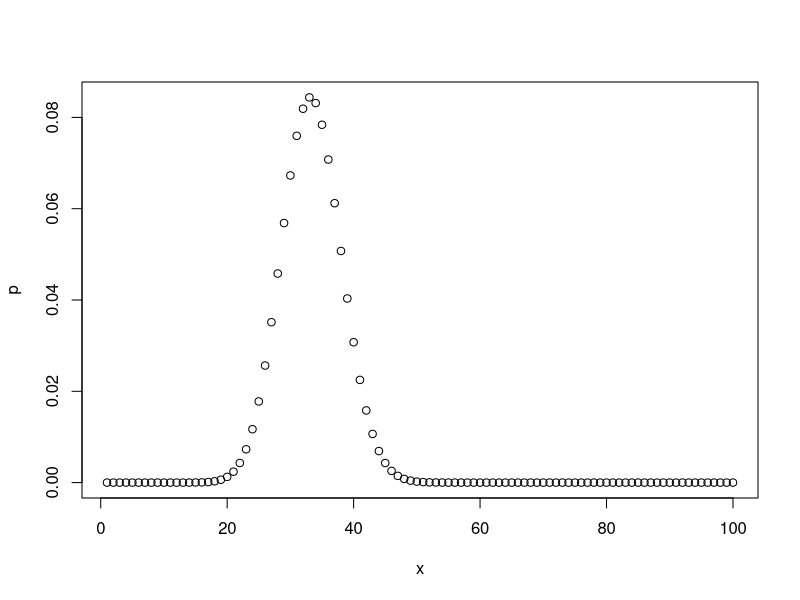
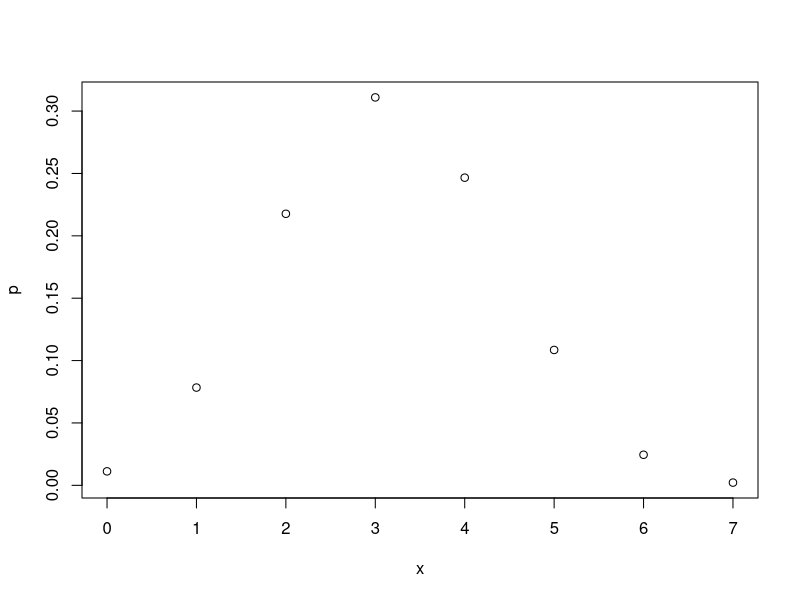
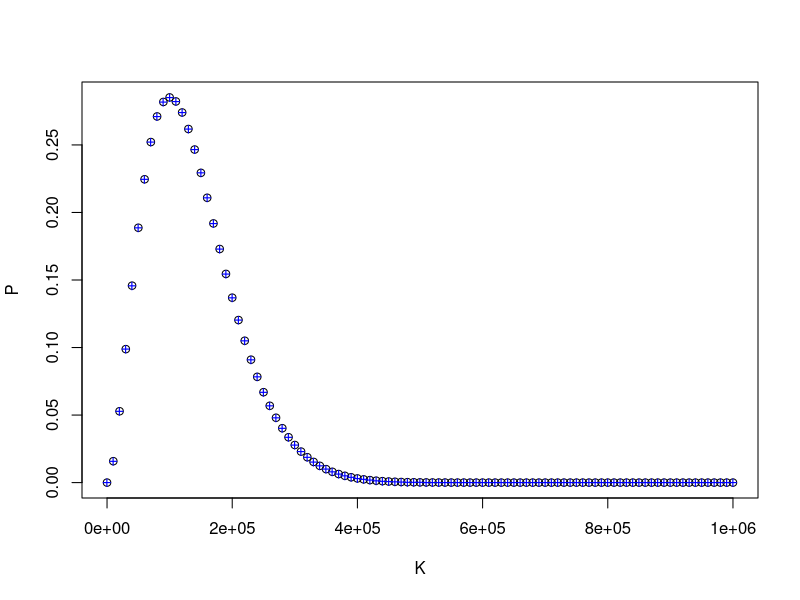
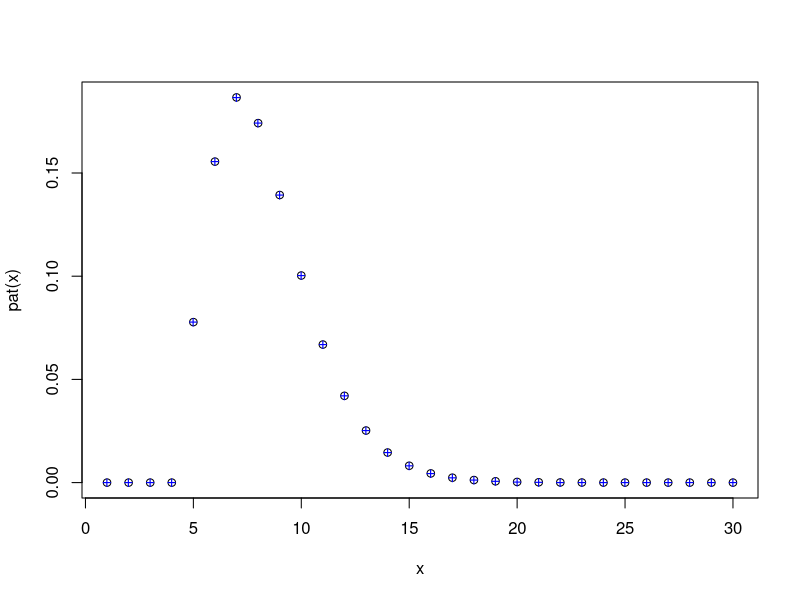
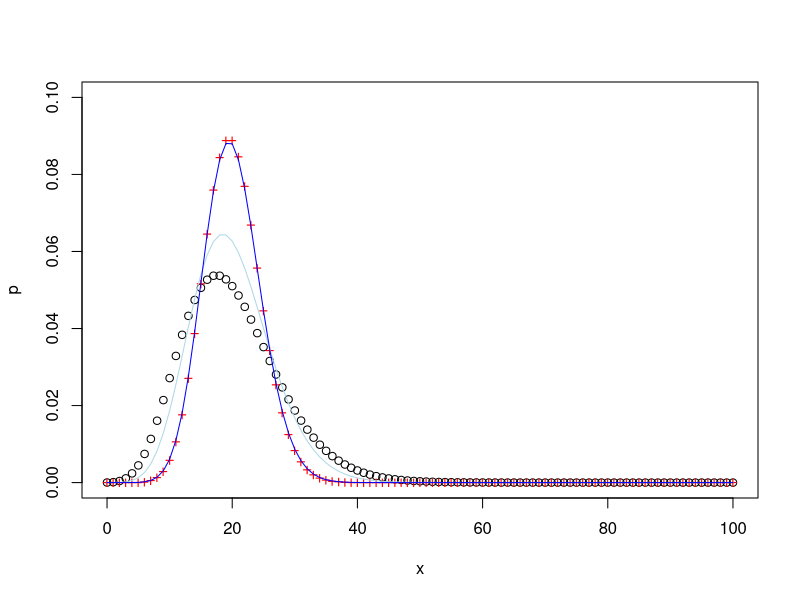
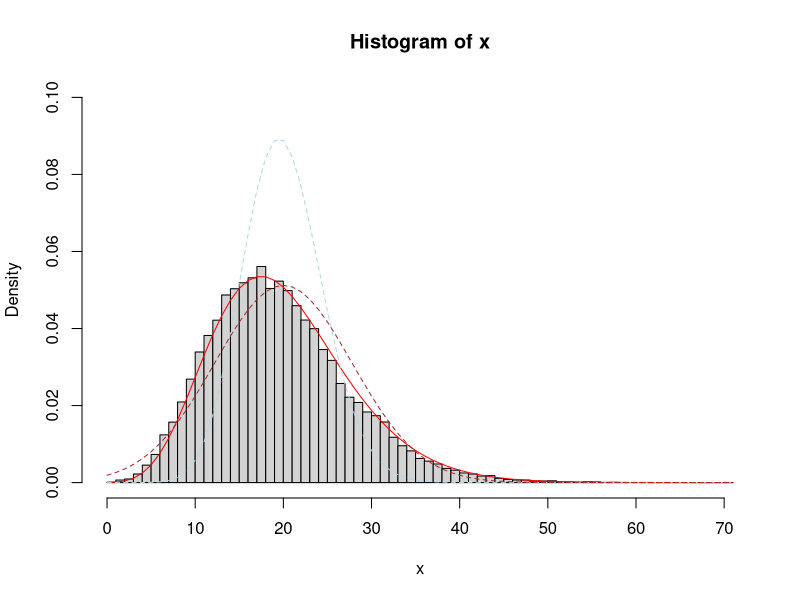
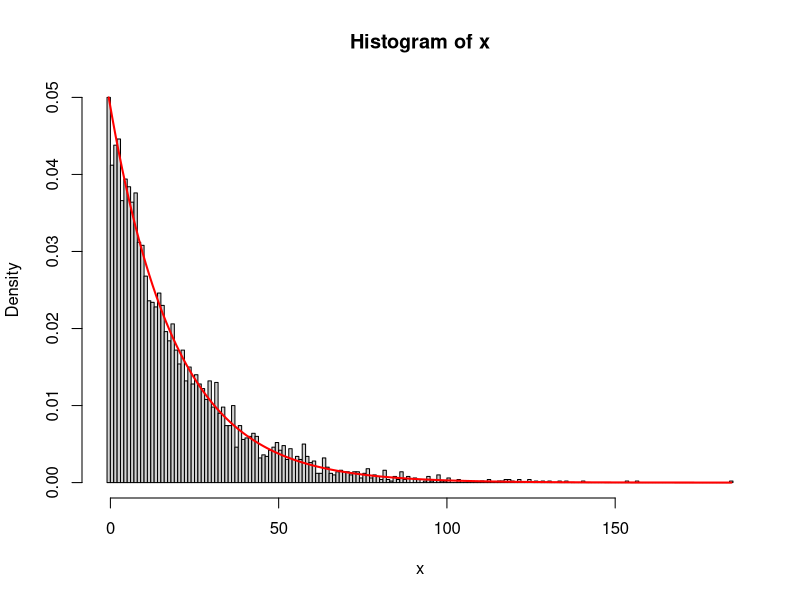
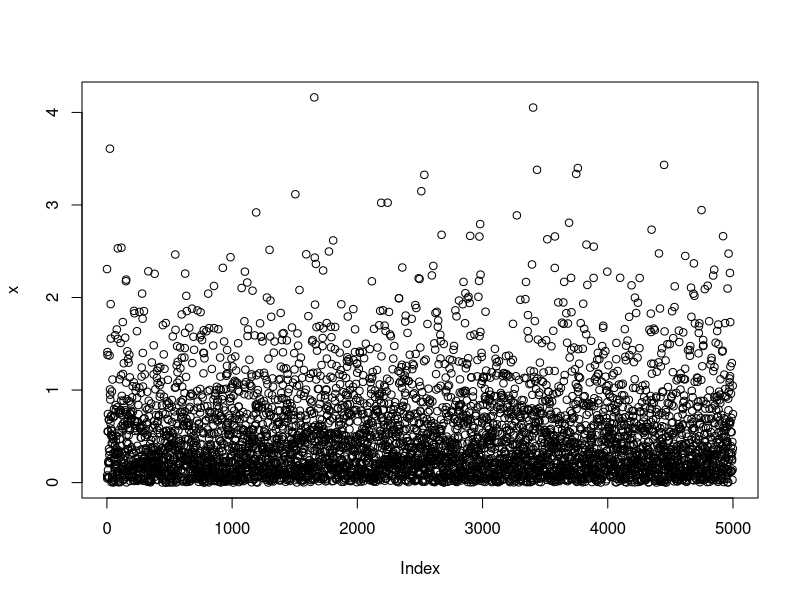

Write R code to recreate these figures, in order.
## ---- chunk 1
knitr::opts_chunk$set(echo = TRUE)
## ---- chunk 2
n = 100
x = seq(1,n)
p = dbinom(x,n,1/3)
plot(x,p)
print(sum(x*p))
## ---- chunk 3
x = 0:7
p = dhyper(x,26,32,7)
plot(x,p)
p.cal = choose(26,6)*choose(32,1)/choose(32+26,7)
print(c(p[7],p.cal))
## ---- chunk 4
n = 4*13
h = 2
p1 = dhyper(3,13-h,n-h,5)
p2 = dhyper(5,13,n-h,5)
p = p1 + 3*p2
print(c(p1,p2,p))
## ---- chunk 5
N = 1e6
n = 20
k = 2
K = seq(0,N,N/100)
P = choose(K,k)*choose(N-K,n-k)/choose(N,n)
#p = dhyper(x,m,n,k) = choose(m,x)*choose(n,k-x)/choose(m+n,k)
#p = dhyper(x = k,m = K,n = N-K,k = n)
p = dhyper(2,K,N-K,20)
plot(K,P)
points(K,p,pch = "+",col = "blue")
## ---- chunk 6
n = 30
x = 1:n

pat = function(n){
  return(choose(n-1,n-5)*(1-0.4)^5*0.4^(n-5))
}

plot(x,pat(x))

p = dnbinom(x-5,5,0.6) #after 5 success, the thing stops.
points(x,p,pch="+",col = "blue")
## ---- chunk 7
m = 20
a = 0.1
x = 0:100
p = dnbinom(x,mu = m, size = 1/a)
plot(x,p,ylim = c(0,0.1))


p = dpois(x,m)
points(x,p,pch = "+",col = "red")

p = dnbinom(x,mu = m, size = 2/a)
points(x,p,pch = "o",type = "l",col = "lightblue")
p = dnbinom(x,mu = m, size = 100/a)
points(x,p,pch = "o",type = "l",col = "blue")
## ---- chunk 8
m = 20
a = 0.1
N = 3e4

x = rnbinom(N,size = 1/a,mu = m)
ms = mean(x)
vs = var(x)
as = (vs-ms)/ms^2
print(c(m,ms,a,as))

z = 0:max(x)
hx = hist(x,breaks = z,probability = T,ylim = c(0,0.1))
points(z,dnbinom(z,mu = ms, size = 1/as),type = "l",col = "red")
points(z,dpois(z,ms),type = "l",col = "lightblue",lty=2)
points(z,dnorm(z,mean = ms, sd = sqrt(vs)),type = "l",lty=2,col = "brown")
## ---- chunk 9
N = 5e3
p = 0.05
x = rgeom(N,p)
z = -1:max(x)
hx = hist(x,breaks = z,probability = T)
px = dgeom(0:max(x),p)
points(hx$mids,px,type = "l",lwd = 2,col = "red")

## ---- chunk 10
N = 5e3
x = rexp(N,rate = 2)
plot(x)
hx = hist(x,breaks = 100,probability = T)
mx = mean(x)
print(mx)
z = hx$mids
points(z,dexp(z,rate = 1/mx),pch = "o",col = "red")

y = rexp(N,rate = 3)
my = mean(y)

w = pmin(x,y)
hx = hist(w,breaks = 100,probability = T)
mw = mean(w)
print(mw)
z = hx$mids
points(z,dexp(z,rate = 1/mx+1/my),pch = "o",col = "red")

k = 5
w = 0;
for(i in 1:k){
  w = w + rexp(N,rate = 2)
}
hx = hist(w,breaks = 100,probability = T)
mw = mean(w)
print(mw)
z = hx$mids
points(z,dgamma(z,shape = k, rate = 2),pch = "o",col = "red")

r = 2
s = 12.3
k = 100
w = rexp(1*N*k,rate = 2)
Tp = matrix(data = w, ncol = k)
Tz = apply(Tp,1,cumsum)
Ns = apply(Tz<s,2,sum) #count how many events within s (sec)
cn = max(Ns)
z = 1:cn
hx = hist(Ns,breaks = 0.5+cn,probability = T,xlim = c(0,cn))
points(z-0.5,dpois(z,lambda = r*s),pch = "o",col = "red")

## ---- chunk 11
N = 5e3
x = rpois(N,2)
y = rpois(N,5)
w = rpois(N,7)
z =x + y+w
cn = max(z)
hz = hist(z,breaks = 0.5+cn,probability = T,xlim = c(0,cn))
p = dpois(1:cn,2+5+7)
points(1:cn - 0.5,p,col = "red")



## ---- chunk 12
N = 5e3
bk = 50
x = rnorm(N,0,1)
y = x^2
hx = hist(y,breaks = bk,probability = T,right = FALSE)
p = dchisq(hx$mids,1)
points(hx$mids,p,col = "red")

k = 13
y = 0
for(i in 1:k){
x = rnorm(N,0,1)
y = y + x^2
}
hx = hist(y,breaks = bk,probability = T)
p = dchisq(hx$mids,k)
points(hx$mids,p,col = "red")

## ---- chunk 13
N = 5e3
bk = 50

ka = 70
a = 0
for(i in 1:ka){
x = rnorm(N,0,1)
a = a + x^2
}

kb = 20 #it is in the denominator, it is better to make sure b is bigger to control the boundary of y
b = 0
for(i in 1:kb){
x = rnorm(N,0,1)
b = b + x^2
}

y = (a/ka) / (b/kb)

hx = hist(y,breaks = bk,probability = T)
p = df(hx$mids,ka,kb)
points(hx$mids,p,col = "red")


## ---- chunk 14
N = 5e3
bk = 100
n = 5
m = 7.2 #the population mean is 7.2

x = rnorm(N,m,2)
hx = hist(x,breaks = bk,probability = T)

make_some_t = function(x,n,m){
  X = sample(x,n)
  sx = sd(X)
  mx = mean(X)
  tX = (mx - m)/(sx/sqrt(n))
  return(tX)
}


tx = c()
for(i in 1:N){
  tx[i] = make_some_t(x,n,m)
}

hx = hist(tx,breaks = bk,probability = T)
points(hx$mids,dt(hx$mids,n-1),col = "red")
points(hx$mids,dnorm(hx$mids),type = "l",col = "blue")


#y = rnorm(round(N*(1-0.3*runif(1))),mean = m + runif(1),sd = 3+ runif(1))
y = rnorm(N,m,3)

make_some_t2 = function(x,nx,y,ny){
  #this is the classic t
  X = sample(x,nx)
  vx = var(X)
  mx = mean(X)
  
  Y = sample(y,ny)
  vy = var(Y)
  my = mean(Y)
  
  vv = ((nx-1)*vx + (ny-1)*vy)/(nx+ny-2)
  
  tX = (mx - my)/sqrt(vv/nx+vv/ny)
  return(tX)
}

make_some_t2w = function(x,nx,y,ny){
  #this is welch t
  X = sample(x,nx)
  vx = var(X)
  mx = mean(X)
  
  Y = sample(y,ny)
  vy = var(Y)
  my = mean(Y)
  
  tX = (mx - my)/sqrt(vx/nx+vy/ny)
  dfX = (vx/nx+vy/ny)/((vx/nx)^2/(ny-1)+(vy/ny)^2/(nx-1))
  return(list(t = tX, df = dfX,p = pt(tX,dfX)))
}

tx = c()
nx = 5
ny = 7
txw = matrix(nrow = N,ncol = 2)
for(i in 1:N){
  tx[i] = make_some_t2(x,nx,y,ny)
  sth = make_some_t2w(x,nx,y,ny)
  txw[i,1] = sth$t
  txw[i,2] = sth$df
}

hx = hist(tx,breaks = bk,probability = T)
points(hx$mids,dt(hx$mids,nx+ny-1),col = "red")
points(hx$mids,dnorm(hx$mids),type = "l",col = "blue")

# for the welch t, the t is not form the same distribution any way, it is meaningless.
hx = hist(txw[,1],breaks = bk,probability = T)
points(hx$mids,dt(hx$mids,df = max(txw[,2])),type = "l",lwd = 2,col = "green")
points(hx$mids,dt(hx$mids,df = mean(txw[,2])),col = "red")
points(hx$mids,dt(hx$mids,df = min(txw[,2])),type = "l",col = "brown")

points(hx$mids,dnorm(hx$mids),type = "l",col = "blue")

## ---- chunk 15
N = 5e3
s = 0.2      #control the sd to small,so y is less likely to explode
m = 7
x = rnorm(N,m,s) 
y = exp(x)
bk.z = exp(qnorm(0.95,m,s))
bk = 50
bks = c(seq(0,bk.z,length = bk),max(y))
hy = hist(y,breaks = bks,probability = T)
p = dlnorm(hy$mids,m,s)
points(hy$mids,p,col = "red")
## ---- chunk 16
N = 5e3


bk = 100
s = 1
m = 7 #control the mean to avoid log(x) to explode
x = rnorm(N,m,s) 
hy = hist(log(x),breaks = bk,probability = T)

s = 1     
m = 7 #control the mean to avoid 1/x to explode
x = rnorm(N,m,s) 
hy = hist(1/x,breaks = bk,probability = T)

